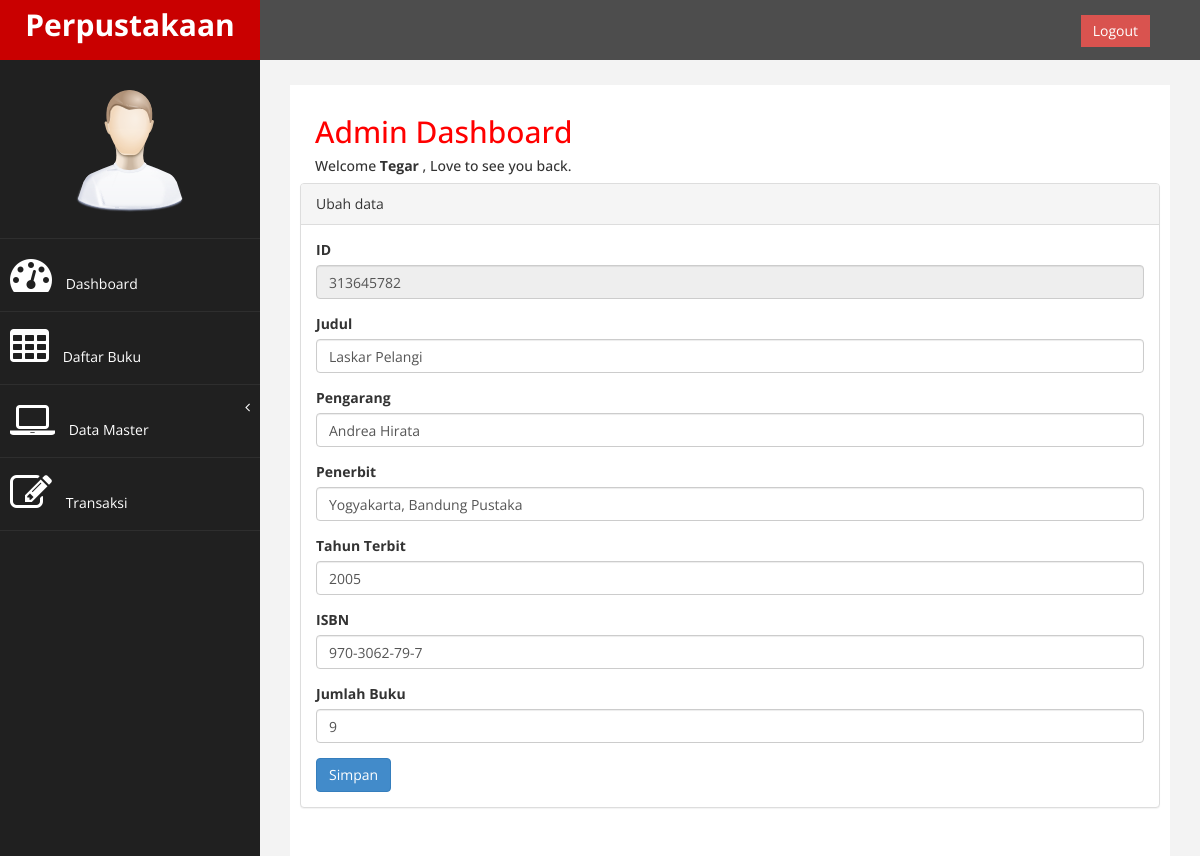
Page /index.php?page=buku&aksi=edit&id=313645782 (signed in) on the committed database.
### tables this page shows
CREATE TABLE IF NOT EXISTS `tb_buku` (
  `id` int(11) NOT NULL,
  `judul` varchar(150) NOT NULL,
  `pengarang` varchar(150) NOT NULL,
  `penerbit` varchar(150) NOT NULL,
  `tahun_terbit` varchar(4) NOT NULL,
  `isbn` varchar(30) NOT NULL,
  `jml_buku` int(3) NOT NULL
);

### page/buku/edit.php (the view, shortened to what this page needs)
<?php
include "koneksi.php";
?>
	<?php
    $id        = $_GET['id'];
    $sql        = mysqli_query($koneksi, "select *from tb_buku where id='$id'") or die(mysqli_error());
    $data       = mysqli_fetch_array($sql);
?>
    <div class="panel panel-default">
    <div class="panel-heading">
    	Ubah data
    </div>
	<div class="panel-body">
                            <div class="row">
                                <div class="col-md-12">
                                    <form method="POST">
                                        <div class="form-group">
                                            <label>ID</label>
                                            <input type="text" class="form-control" name="id" value="<?php echo $data['id'];?>" readonly />
                                        </div>
                                        <div class="form-group">
                                            <label>Judul</label>
                                            <input class="form-control" name="judul" value="<?php echo $data['judul'];?>" />
                                        </div>
                                        <div class="form-group">
                                            <label>Pengarang</label>
                                            <input class="form-control" name="pengarang" value="<?php echo $data['pengarang'];?>" />
                                        </div>
                                        <div class="form-group">
                                            <label>Penerbit</label>
                                            <input class="form-control" name="penerbit" value="<?php echo $data['penerbit'];?>" />
                                        </div>
                                        <div class="form-group">
                                            <label>Tahun Terbit</label>
                                            <input type="text" class="form-control" name="tahun_terbit" id="tahun_terbit" axlength="4" value="<?php echo $data['tahun_terbit'];?>" onkeypress="return hanyaAngka(event)">
                                                <div class="col-sm-12">
    												</div>
                                        </div>
                                        <div class="form-group">
                                            <label>ISBN</label>
                                            <input class="form-control" name="isbn" value="<?php echo $data['isbn'];?>" />
                                        </div>
                                        <div class="form-group">
                                            <label>Jumlah Buku</label>
                                            <input class="form-control" name="jml_buku" value="<?php echo $data['jml_buku'];?> "/>
                                        </div>
                                        <div>
                                        <input type="submit" name="submit" value="Simpan" class="btn btn-primary">
                                     	</div>
                                </div>
                            </div>
                        </div>
                    </div>
                </div>

### index.php (shortened to what this page needs)
<!DOCTYPE html>
<html>
<head>
    <link href="assets/css/bootstrap.css" rel="stylesheet" />
    <link href="assets/css/font-awesome.css" rel="stylesheet" />
    <link href="assets/css/custom.css" rel="stylesheet" />
    <link href="assets/css/style.css" rel="stylesheet" />
   <link href="assets/js/dataTables/dataTables.bootstrap.css" rel="stylesheet" />
</head>
<body>
    <div id="wrapper">
        <nav class="navbar navbar-default navbar-cls-top " role="navigation" style="margin-bottom: 0">
            <div class="navbar-header">
                <a class="navbar-brand" href="index.php">Perpustakaan</a>
            </div>
  <div style="color: white;
padding: 15px 50px 5px 50px;
float: right;
font-size: 16px;"> &nbsp; <a href="logout.php" class="btn btn-danger square-btn-adjust">Logout</a> </div>
        </nav>
                <nav class="navbar-default navbar-side" role="navigation">
            <div class="sidebar-collapse">
                <ul class="nav" id="main-menu">
				<li class="text-center">
                    <img src="assets/img/find_user.png" class="user-image img-responsive"/>
					</li>
                    <li>
                        <a href="index.php"><i class="fa fa-dashboard fa-3x"></i> Dashboard</a>
                    </li>
                      <li  >
                        <a  href="?page=buku"><i class="fa fa-table fa-3x"></i> Daftar Buku</a>
                    </li>
                    <li>
                     <a href="#"><i class="fa fa-laptop fa-3x"></i> Data Master<span class="fa arrow"></span></a>
                          </li>
                        </ul>
                    <li>
                        <a  href="?page=transaksi"><i class="fa fa-edit fa-3x"></i> Transaksi </a>
                    </li>
            </div>
        </nav>
<?php
        include "koneksi.php";
                                $admin=$_SESSION['id_petugas'];
                                $sql=  mysqli_query($koneksi,"SELECT * from admin where id_petugas='$admin' ")or die (mysqli_error());
                                while($row= mysqli_fetch_array($sql)){?>
        <div id="page-wrapper" >
            <div id="page-inner">
              <div class="col-md-12">
                     <h2>Admin Dashboard</h2>
                        <h5>Welcome <b><?php echo $row['nama_petugas'];
                      }?></b> , Love to see you back. </h5>
                    </div>
                <div class="row">
                    <div class="col-md-12">
                        <?php
                          include 'halaman.php';
                            ?>
                    </div>
                </div>
            </div>
        </div>
</body>
</html>

### assets/css/custom.css (style rules this page uses)
body { font-family: 'Open Sans', sans-serif; }
#wrapper { width: 100%; background:#202020; }
#page-wrapper { padding: 15px 15px; min-height: 600px; background:#F3F3F3; }
#page-inner { width:100%; margin:10px 20px 10px 0px; background-color:#fff!important; padding:10px; min-height:1200px; }
.text-center { text-align:center; }
h2 { color: #f00; }
.square-btn-adjust { border: 0px solid transparent; -webkit-border-radius: 0px; -moz-border-radius: 0px; border-radius: 0px; }
.user-image { margin: 25px auto; -webkit-border-radius: 10px; -moz-border-radius: 10px; border-radius: 10px; max-height:170px; max-width:170px; }
.navbar-cls-top .navbar-brand { color: #fff; background: #C90000; width: 260px; text-align: center; height: 60px; font-size: 30px; font-weight: 700; }
.arrow { float: right; }
.fa.arrow:before { content: "\f104"; }
.sidebar-collapse , .sidebar-collapse .nav { background:none; }
.sidebar-collapse .nav { padding:0; }
.sidebar-collapse .nav > li > a { color:#fff; background:#202020; text-shadow:none; }
.sidebar-collapse > .nav > li > a { padding:15px 10px; }
.sidebar-collapse > .nav > li { border-bottom: 1px solid rgba(107, 108, 109, 0.19); }
.navbar-side { border:none; background-color: #202020; }
.navbar-cls-top { background:#4D4D4D; border-bottom:none; }
.navbar-default { border:0px solid black; }
.navbar-header { background: #A70303; }
.nav > li > a > i { margin-right:10px; }
@media (min-width:768px) { #page-wrapper { margin: 0 0 0 260px; padding: 15px 30px; min-height: 1200px; } }
@media (min-width:768px) { .navbar-side { z-index: 1; position: absolute; width: 260px; } }
@media (min-width:768px) { .navbar { border-radius: 0px; } }

### rows in the picture
tb_buku: id "313645782", judul "Laskar Pelangi", pengarang "Andrea Hirata", penerbit "Yogyakarta, Bandung Pustaka", tahun_terbit "2005", isbn "970-3062-79-7", jml_buku "9"

### other values in the picture
$row['nama_petugas'] "Tegar"
